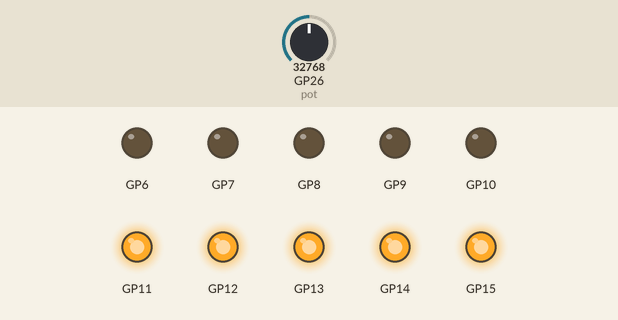
A program run on a simulated Raspberry Pi Pico running MicroPython. Shown: output pins drawn as LEDs (lit = HIGH). The inputs (shaded band) are chosen by the test bench; at power-on: GP26 (pot) = 32768 (analog values on the 0–65535 scale).

Above: at 1.2 s.
1.3 s: GP26 (pot) set to 37920
2.8 s: GP26 (pot) set to 40128
At 3.6 s:
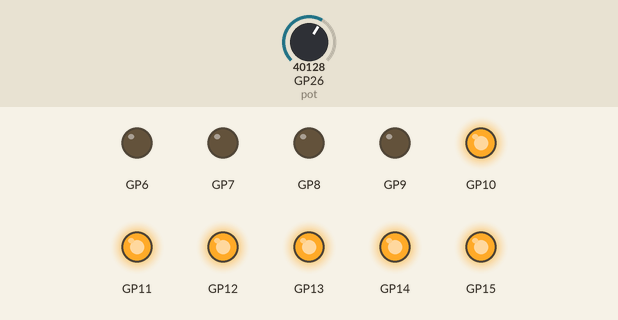
4.3 s: GP26 (pot) set to 45874
At 5.0 s:
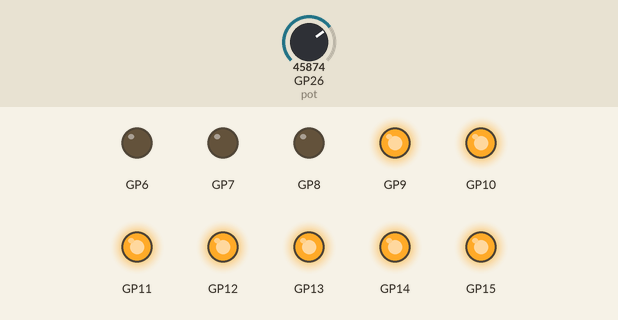
5.8 s: GP26 (pot) set to 51392
7.3 s: GP26 (pot) set to 52608
At 7.8 s:
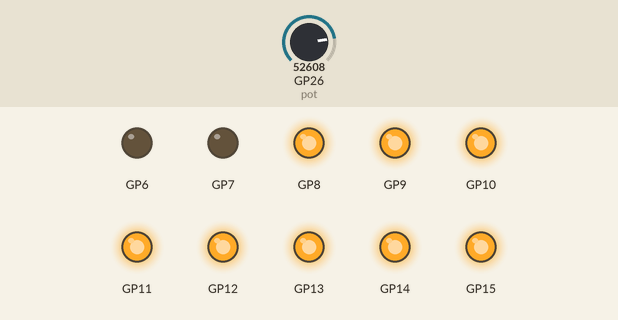
8.8 s: GP26 (pot) set to 32767
At 9.2 s:
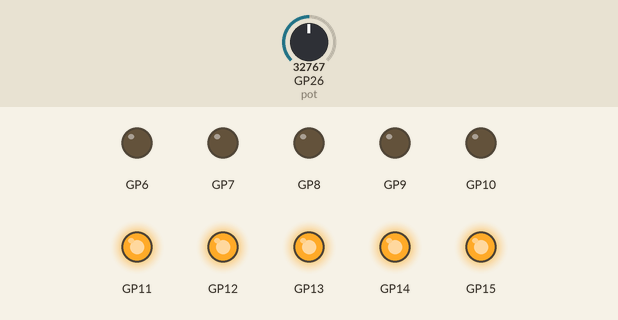
Timing chart, 0 to 11.3 s (numbered marks = the images above; inputs shaded):
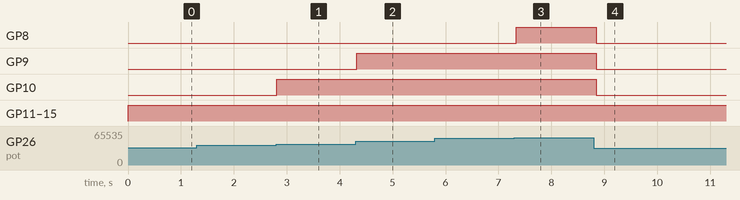

The program:

Bar_Graph_Potentiometer.py
```python
# Bargraph (10 red LEDs) using network resistors (470 ohm)
# and a Potentiometer to turn the LEDs on and off
# like a volume control
#
# Lori Pfahler
# April 2025

import machine
import utime

# define pins for each LED -
# reverse order to make LEDs ordered the way I want
segments = [6, 7, 8, 9, 10, 11, 12, 13, 14, 15]
segments_rev = reversed(segments)

# set up the GPIO pins as outputs
# LEDs = [machine.Pin(seg, machine.Pin.OUT) for seg in segments]
LEDs = [machine.Pin(seg, machine.Pin.OUT) for seg in segments_rev]

# set up potentiometer on ADC0, GPIO pin 26
pot = machine.ADC(26)

# function to scale x to y based on range of x and y
def scale(value, xmin, xmax, ymin, ymax):
    slope = (ymax - ymin)/(xmax - xmin)
    scaled_value = slope * (value - xmin) + ymin
    return scaled_value

try:
    while True:
        pot_value = pot.read_u16()
        level = int(scale(pot_value, 200, 65000, 0, 10))
        # print(level)
        for i in range(level):
            LEDs[i].on()
        for i in range(level, 10):
            LEDs[i].off()
        utime.sleep(0.05)

except KeyboardInterrupt:
    for i in range(10):
        LEDs[i].value(0)
    print("Done")
```

Measured:
- the behaviour switches between 39072 and 39088 on GP26 (pot) (found by bisection; images 0 and 1)
- the behaviour switches between 52032 and 52048 on GP26 (pot) (found by bisection; images 2 and 3)
- after the input at 1.3 s, every drawn part: stays the same
- after the input at 2.8 s, GP10: LOW → HIGH at once
- after the input at 4.3 s, GP9: LOW → HIGH at once
- after the input at 5.8 s, every drawn part: stays the same
- after the input at 7.3 s, GP8: LOW → HIGH at once
- after the input at 8.8 s, GP8–10: HIGH → LOW at once
